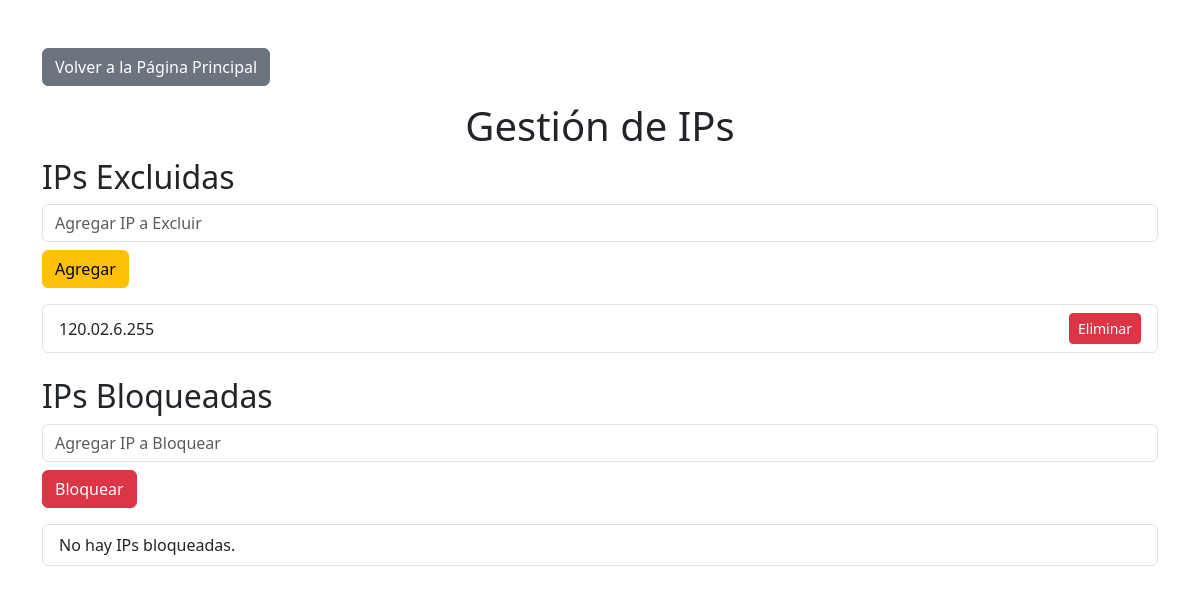
The page /configuracion_ips on the database as committed earlier.
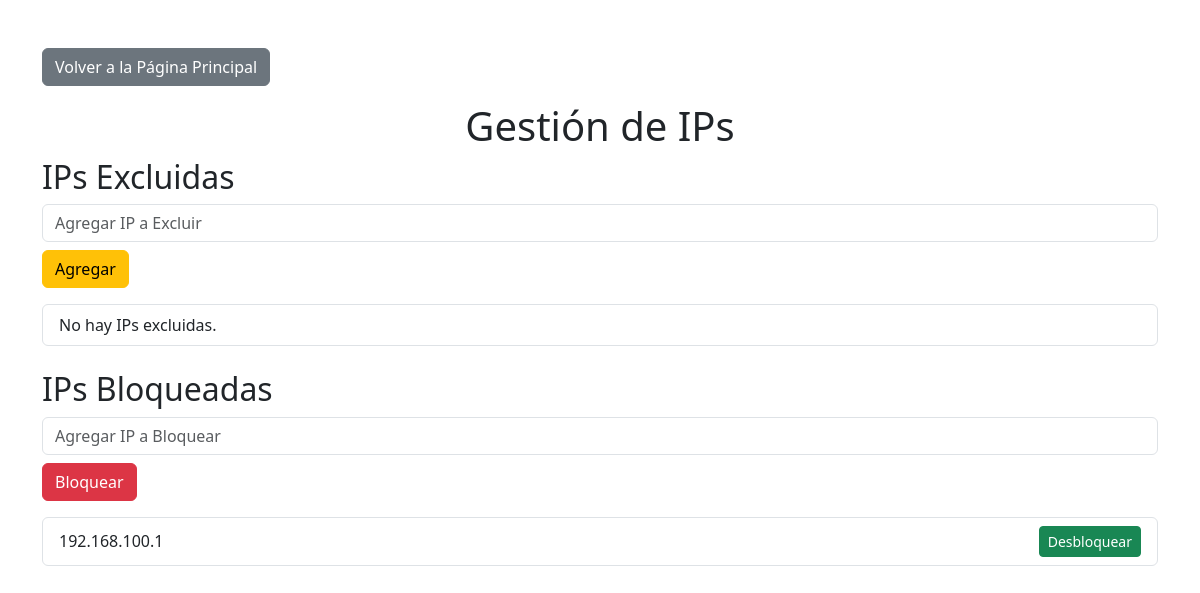
The same page on the database as committed later.
### tables this page shows
CREATE TABLE ips_excluidas (
                id INTEGER PRIMARY KEY AUTOINCREMENT,
                ip TEXT UNIQUE NOT NULL
            );

CREATE TABLE ips_bloqueadas (
                id INTEGER PRIMARY KEY AUTOINCREMENT,
                ip TEXT UNIQUE NOT NULL
            );

### app.py (the view)
@app.route('/configuracion_ips')
def configuracion_ips():
    return render_template("configuracion_ips.html",
                           blocked_ips=get_blocked_ips(),
                           excluded_ips=get_excluded_ips())

### app.py (called while the page is built)
def get_db_connection():
    try:
        return sqlite3.connect(DB_PATH)
    except sqlite3.Error as e:
        print(f"Error al conectar a la base de datos: {e}")
        return None

def get_blocked_ips():
    conn = get_db_connection()
    if not conn:
        return []
    cursor = conn.cursor()
    cursor.execute("SELECT ip FROM ips_bloqueadas")
    blocked_ips = [row[0] for row in cursor.fetchall()]
    conn.close()
    return blocked_ips

def get_excluded_ips():
    conn = get_db_connection()
    if not conn:
        return []
    cursor = conn.cursor()
    cursor.execute("SELECT ip FROM ips_excluidas")
    excluded_ips = [row[0] for row in cursor.fetchall()]
    conn.close()
    return excluded_ips

### templates/configuracion_ips.html (shortened to what this page needs)
<!DOCTYPE html>
<html>
<head>
    <link rel="stylesheet" href="https://cdn.jsdelivr.net/npm/bootstrap@5.3.0/dist/css/bootstrap.min.css">
</head>
<body class="container mt-5">
    <button onclick="window.location.href='/'" class="btn btn-secondary mb-3">
        Volver a la Página Principal
    </button>
    <h1 class="text-center">Gestión de IPs</h1>
    <h2>IPs Excluidas</h2>
    <input type="text" id="excludeIpInput" class="form-control mb-2" placeholder="Agregar IP a Excluir">
    <button class="btn btn-warning" onclick="addExcludedIp()">Agregar</button>
    <ul class="list-group mt-3">
        {% if excluded_ips %}
            {% for ip in excluded_ips %}
                <li class="list-group-item d-flex justify-content-between align-items-center">
                    {{ ip }}
                    <button class="btn btn-danger btn-sm" onclick="removeExcludedIp('{{ ip }}')">Eliminar</button>
                </li>
            {% endfor %}
        {% else %}
            <li class="list-group-item">No hay IPs excluidas.</li>
        {% endif %}
    </ul>
    <h2 class="mt-4">IPs Bloqueadas</h2>
    <input type="text" id="blockIpInput" class="form-control mb-2" placeholder="Agregar IP a Bloquear">
    <button class="btn btn-danger" onclick="addBlockedIp()">Bloquear</button>
    <ul class="list-group mt-3">
        {% if blocked_ips %}
            {% for ip in blocked_ips %}
                <li class="list-group-item d-flex justify-content-between align-items-center">
                    {{ ip }}
                    <button class="btn btn-success btn-sm" onclick="unblockIp('{{ ip }}')">Desbloquear</button>
                </li>
            {% endfor %}
        {% else %}
            <li class="list-group-item">No hay IPs bloqueadas.</li>
        {% endif %}
    </ul>
</body>
</html>

Rows that differ between the two databases and show on the page:
removed ips_excluidas: ip "120.02.6.255"
added ips_bloqueadas: ip "192.168.100.1"
Other text that changed with them:
text no longer shown: "No hay IPs bloqueadas."
text now shown: "No hay IPs excluidas."
